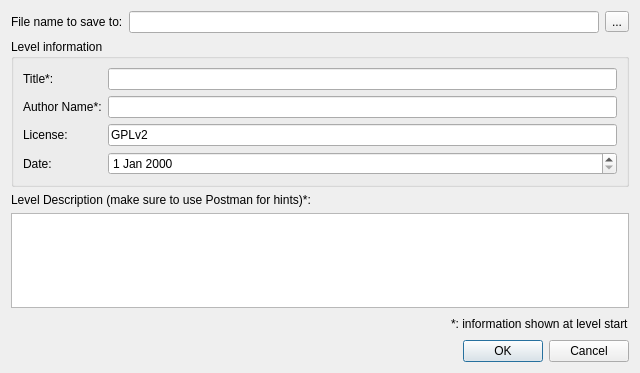
<?xml version="1.0" encoding="UTF-8"?>
<ui version="4.0">
 <class>SaveLevelInfo</class>
 <widget class="QDialog" name="SaveLevelInfo">
  <property name="geometry">
   <rect>
    <x>0</x>
    <y>0</y>
    <width>640</width>
    <height>373</height>
   </rect>
  </property>
  <property name="windowTitle">
   <string>Save Level - Information</string>
  </property>
  <layout class="QVBoxLayout" name="verticalLayout">
   <item>
    <layout class="QHBoxLayout" name="horizontalLayout">
     <item>
      <widget class="QLabel" name="label">
       <property name="text">
        <string>File name to save to:</string>
       </property>
      </widget>
     </item>
     <item>
      <widget class="QLineEdit" name="theFileNameField">
       <property name="minimumSize">
        <size>
         <width>300</width>
         <height>0</height>
        </size>
       </property>
      </widget>
     </item>
     <item>
      <widget class="QToolButton" name="theFileDialogButton">
       <property name="text">
        <string>...</string>
       </property>
      </widget>
     </item>
    </layout>
   </item>
   <item>
    <widget class="QGroupBox" name="groupBox">
     <property name="title">
      <string>Level information</string>
     </property>
     <layout class="QGridLayout" name="gridLayout">
      <item row="0" column="0">
       <widget class="QLabel" name="label_2">
        <property name="text">
         <string>Title*:</string>
        </property>
       </widget>
      </item>
      <item row="0" column="1">
       <widget class="QLineEdit" name="theTitleField">
        <property name="minimumSize">
         <size>
          <width>200</width>
          <height>0</height>
         </size>
        </property>
       </widget>
      </item>
      <item row="1" column="0">
       <widget class="QLabel" name="label_3">
        <property name="text">
         <string>Author Name*:</string>
        </property>
       </widget>
      </item>
      <item row="1" column="1">
       <widget class="QLineEdit" name="theAuthorNameField">
        <property name="minimumSize">
         <size>
          <width>200</width>
          <height>0</height>
         </size>
        </property>
       </widget>
      </item>
      <item row="2" column="0">
       <widget class="QLabel" name="label_6">
        <property name="text">
         <string>License:</string>
        </property>
       </widget>
      </item>
      <item row="2" column="1">
       <widget class="QLineEdit" name="theLicenseField">
        <property name="text">
         <string>GPLv2</string>
        </property>
       </widget>
      </item>
      <item row="3" column="0">
       <widget class="QLabel" name="label_7">
        <property name="text">
         <string>Date:</string>
        </property>
       </widget>
      </item>
      <item row="3" column="1">
       <widget class="QDateEdit" name="theDateEdit"/>
      </item>
     </layout>
    </widget>
   </item>
   <item>
    <widget class="QLabel" name="label_10">
     <property name="text">
      <string>Level Description (make sure to use Postman for hints)*:</string>
     </property>
    </widget>
   </item>
   <item>
    <widget class="QTextEdit" name="theLevelDescriptionField"/>
   </item>
   <item>
    <layout class="QHBoxLayout" name="horizontalLayout_2">
     <item>
      <spacer name="horizontalSpacer">
       <property name="orientation">
        <enum>Qt::Horizontal</enum>
       </property>
       <property name="sizeHint" stdset="0">
        <size>
         <width>40</width>
         <height>20</height>
        </size>
       </property>
      </spacer>
     </item>
     <item>
      <widget class="QLabel" name="label_8">
       <property name="text">
        <string>*: information shown at level start</string>
       </property>
      </widget>
     </item>
    </layout>
   </item>
   <item>
    <widget class="QDialogButtonBox" name="buttonBox">
     <property name="orientation">
      <enum>Qt::Horizontal</enum>
     </property>
     <property name="standardButtons">
      <set>QDialogButtonBox::Cancel|QDialogButtonBox::Ok</set>
     </property>
    </widget>
   </item>
  </layout>
 </widget>
 <resources/>
 <connections>
  <connection>
   <sender>buttonBox</sender>
   <signal>accepted()</signal>
   <receiver>SaveLevelInfo</receiver>
   <slot>accept()</slot>
   <hints>
    <hint type="sourcelabel">
     <x>248</x>
     <y>254</y>
    </hint>
    <hint type="destinationlabel">
     <x>157</x>
     <y>274</y>
    </hint>
   </hints>
  </connection>
  <connection>
   <sender>buttonBox</sender>
   <signal>rejected()</signal>
   <receiver>SaveLevelInfo</receiver>
   <slot>reject()</slot>
   <hints>
    <hint type="sourcelabel">
     <x>316</x>
     <y>260</y>
    </hint>
    <hint type="destinationlabel">
     <x>286</x>
     <y>274</y>
    </hint>
   </hints>
  </connection>
  <connection>
   <sender>theFileDialogButton</sender>
   <signal>clicked()</signal>
   <receiver>SaveLevelInfo</receiver>
   <slot>FileDialogButton_clicked()</slot>
  </connection>
 </connections>
</ui>
